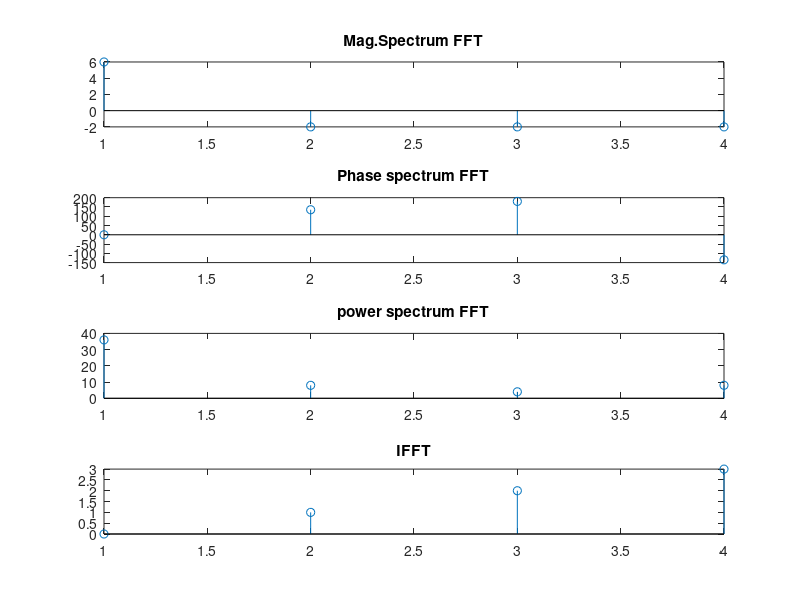

Source code (MATLAB):
clc;
close all;
clear all;
figure('name','matlab/ift_function/pratyush')
X=zeros(1,4);
Y=zeros(1,4);
N = 4;
x=[0,1,2,3];
Y=fft(x);
X=ifft(Y);
disp(X);
disp(Y);
subplot(4, 1, 1);
stem(Y);
title('Mag.Spectrum FFT');
subplot(4, 1, 2);
stem(angle(Y)*180/pi);
title('Phase spectrum FFT');
subplot(4, 1, 3);
stem(abs(Y).^2);
title('power spectrum FFT');
subplot(4, 1, 4);
stem(X);
title('IFFT');
